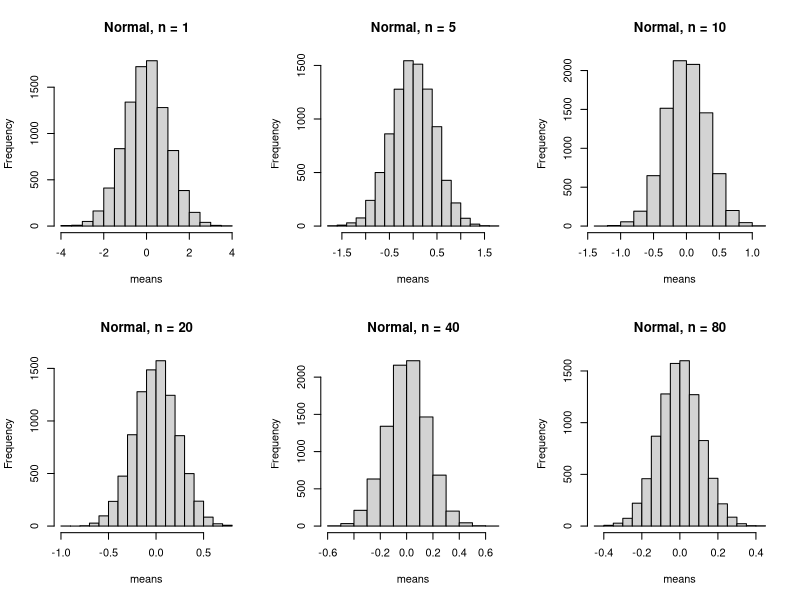
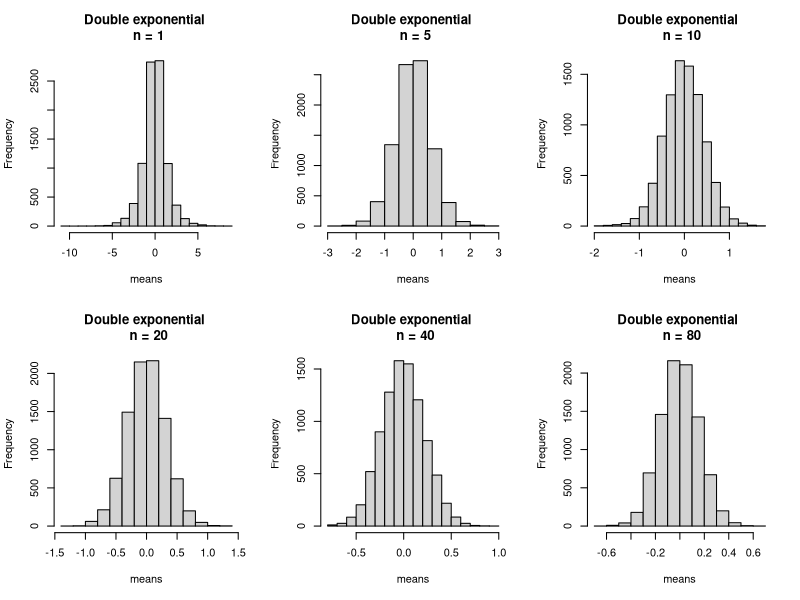
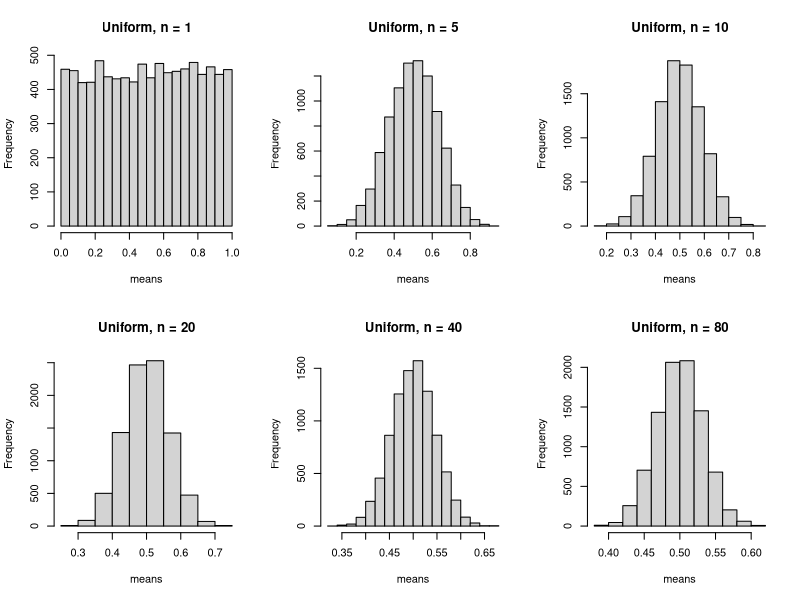
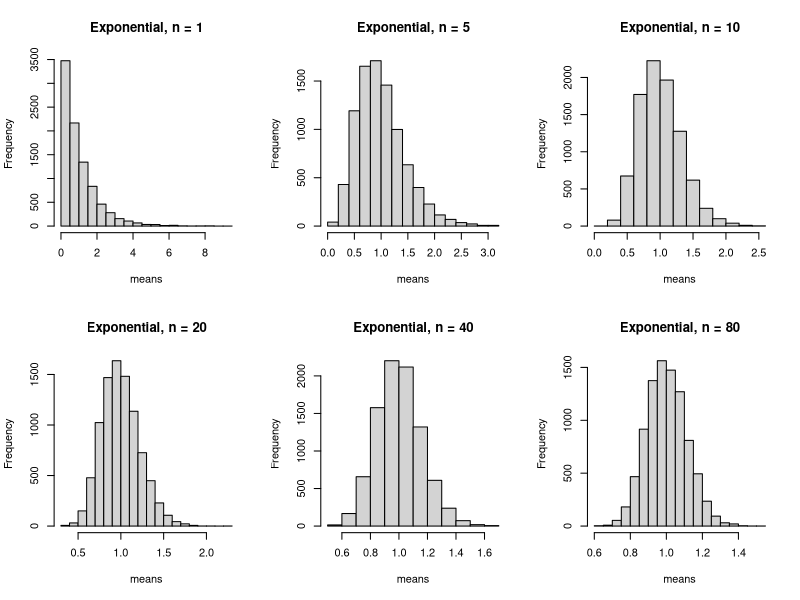
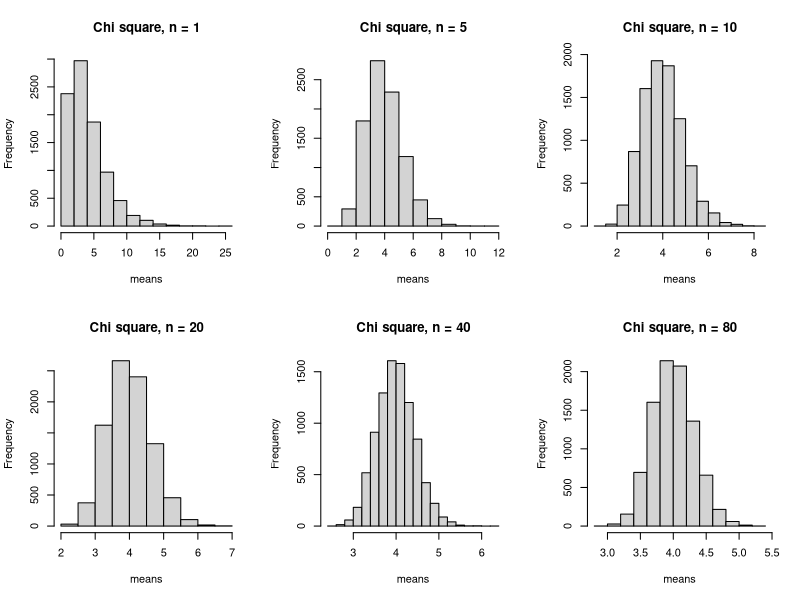
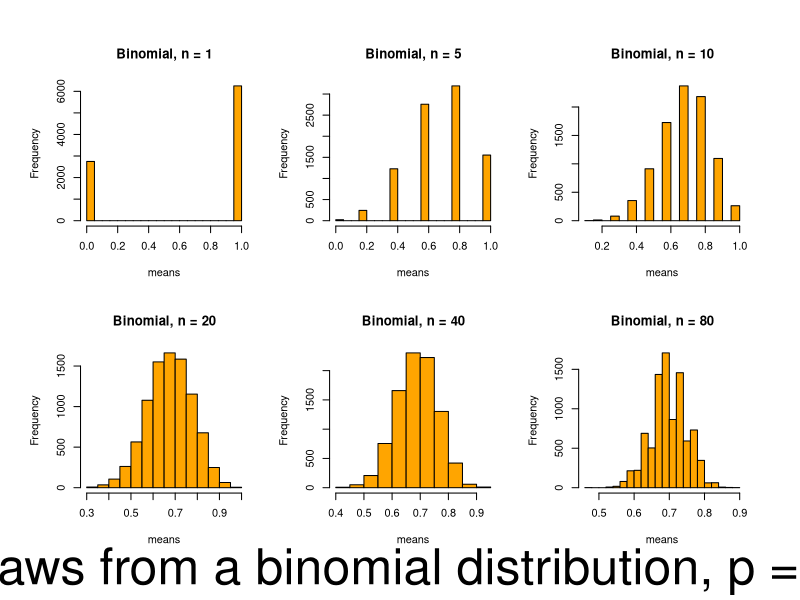

Here is the R script that generated these plots, in order:
#this file produces a series of graphs to consider how means of sample date 
#from various types of distributions converge towards a normal distribution

#normal
n=c(1,5,10,20,40,80)
means=1:9000
par(mfrow=c(2,3), ask=T)
for (j in 1:length(n)){
  for (i in 1:length(means)){
    means[i]=mean(rnorm(n=n[j]))
  }
  hist(means, main=paste("Normal, n = ",n[j], sep = ""))
}

#double exponential (laplace)
require(VGAM)
n=c(1,5,10,20,40,80)
means=1:9000
par(mfrow=c(2,3), ask=T)
for (j in 1:length(n)){
  for (i in 1:length(means)){
    means[i]=mean(rlaplace(n=n[j]))
  }
  hist(means, main=paste("Double exponential \n n = ",n[j], sep = ""))
}

#uniform
n=c(1,5,10,20,40,80)
means=1:9000
par(mfrow=c(2,3), ask=T)
for (j in 1:length(n)){
  for (i in 1:length(means)){
    means[i]=mean(runif(n=n[j]))
  }
  hist(means, main=paste("Uniform, n = ",n[j], sep = ""))
}

#exponential
n=c(1,5,10,20,40,80)
means=1:9000
par(mfrow=c(2,3), ask=T)
for (j in 1:length(n)){
  for (i in 1:length(means)){
    means[i]=mean(rexp(n=n[j]))
  }
  hist(means, main=paste("Exponential, n = ",n[j], sep = ""))
}

#chi square
n=c(1,5,10,20,40,80)
means=1:9000
par(mfrow=c(2,3), ask=T)
for (j in 1:length(n)){
  for (i in 1:length(means)){
    means[i]=mean(rchisq(n=n[j], df=4))
  }
  hist(means, main=paste("Chi square, n = ",n[j], sep = ""))
}

#binomial
n=c(1,5,10,20,40,80)
means=1:9000
par(mfrow=c(2,3), oma = c(3,2,2,2), ask=F)
for (j in 1:length(n)){
  for (i in 1:length(means)){
    means[i]=mean(rbinom(n=n[j], 1, .7))
  }
  hist(means, main=paste("Binomial, n = ",n[j], sep = ""), col = "orange")
}
mtext("Draws from a binomial distribution, p = .7", outer = T, side = 1, 
      cex = 3, line = 1)
